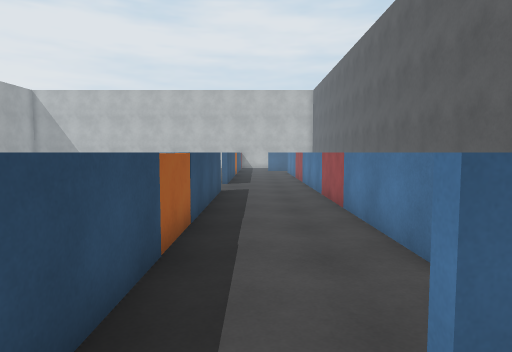
[1] (above)

24 first-person views from a walk through a 3-D level made in the Unity game engine. The camera is 1.5 m above the floor, tilts 4° down and sees 75° across. The floor is counted in squares, 1 m on a side. Each view is taken from the middle of a square. On the plan, view 1 faces up. The plan holds only what a view shows up to about 15 squares ahead; the rest is blank. Surface patterns are stand-ins for the level's own textures.

[2]
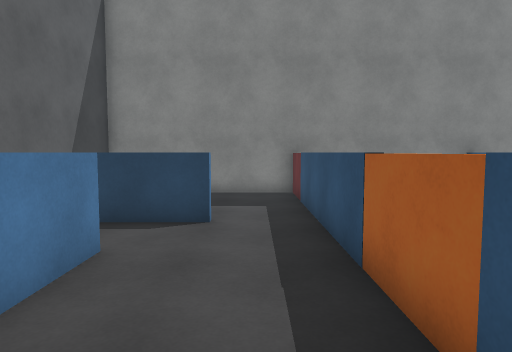

[3]
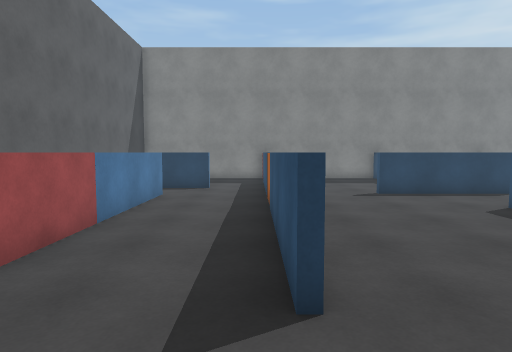

[4]
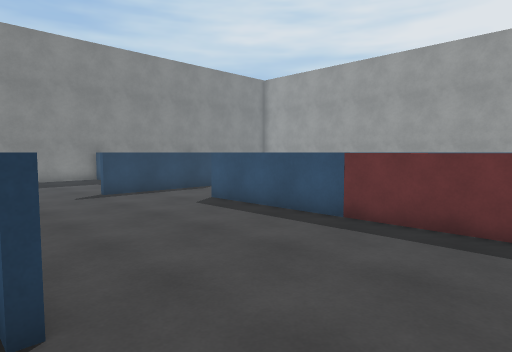

[5]
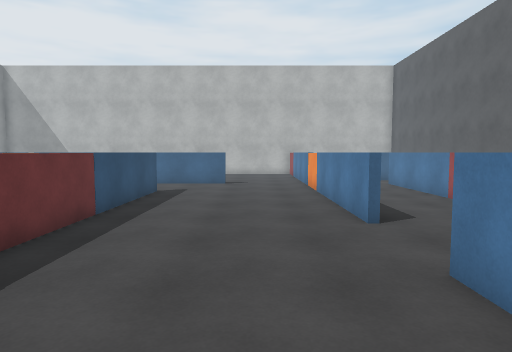

[6]
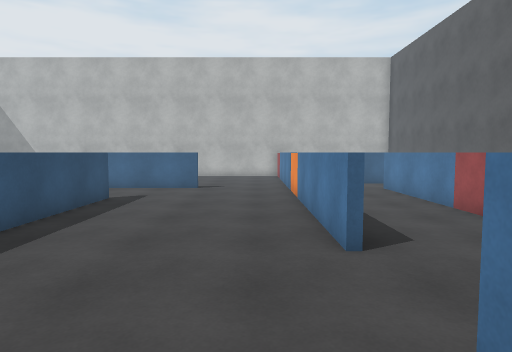

[7]
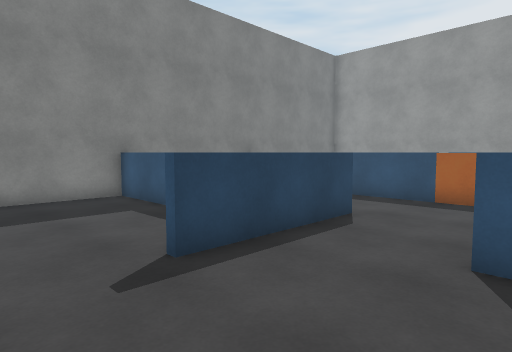

[8]
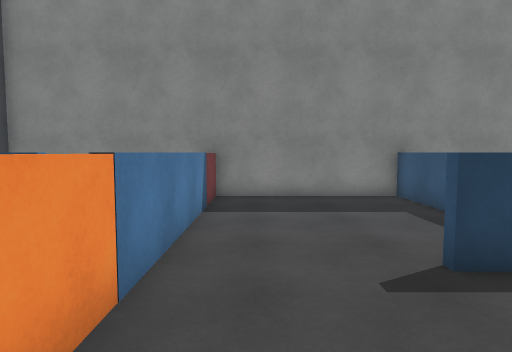

[9]
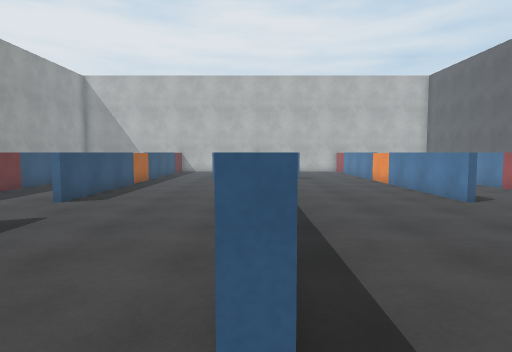

[10]
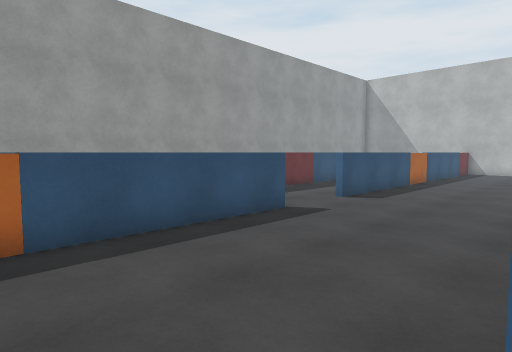

[11]
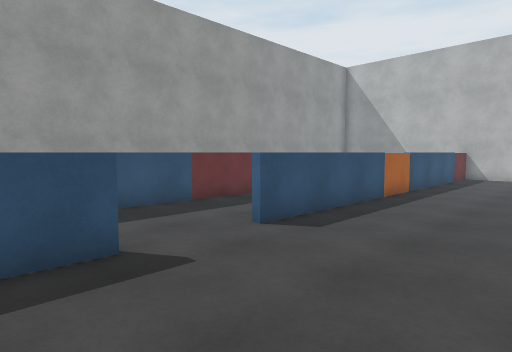

[12]
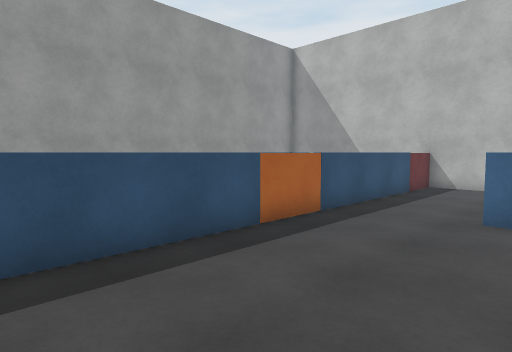

[13]
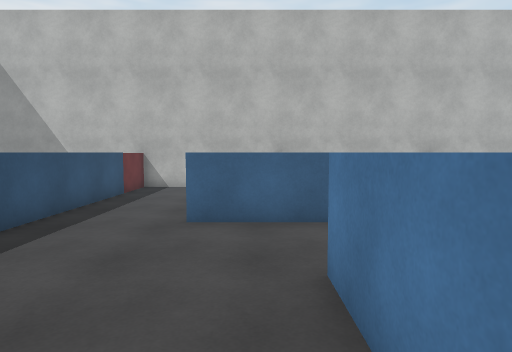

[14]
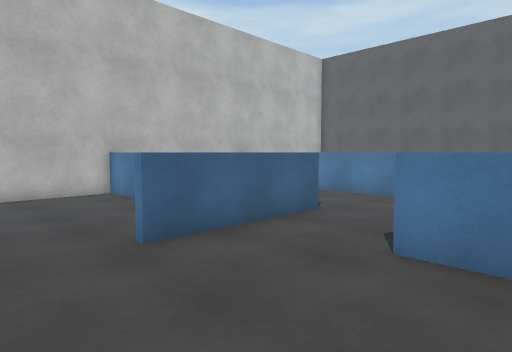

[15]
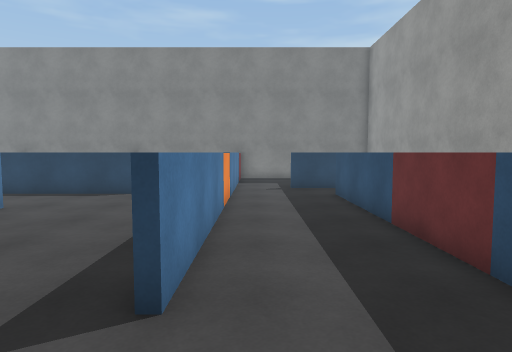

[16]
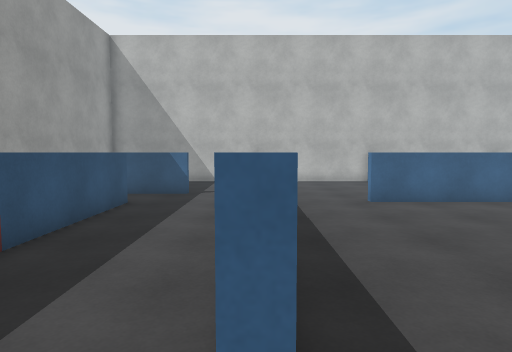

[17]
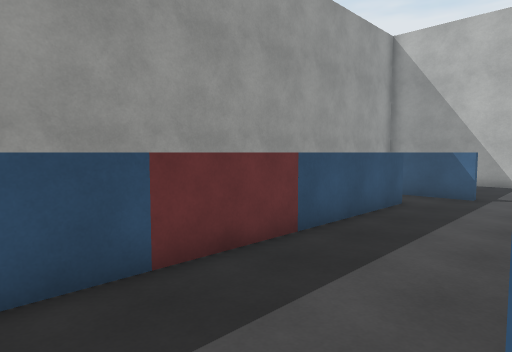

[18]
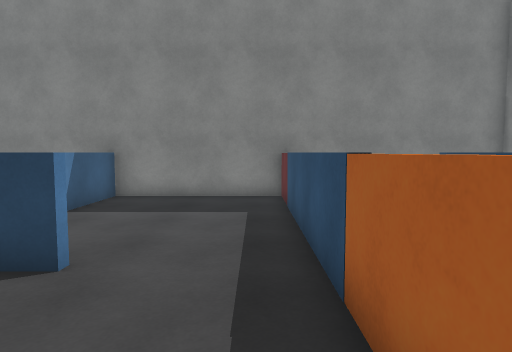

[19]
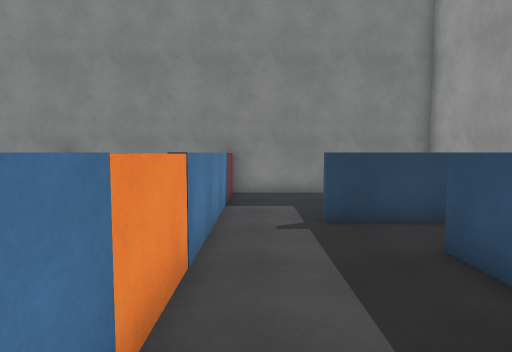

[20]
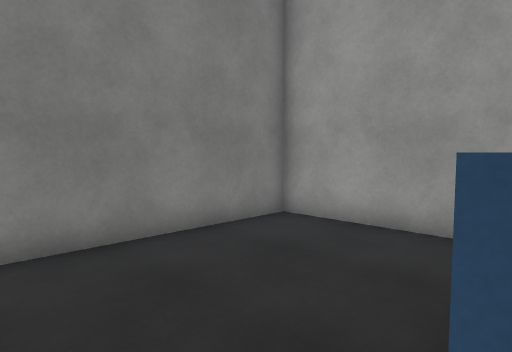

[21]
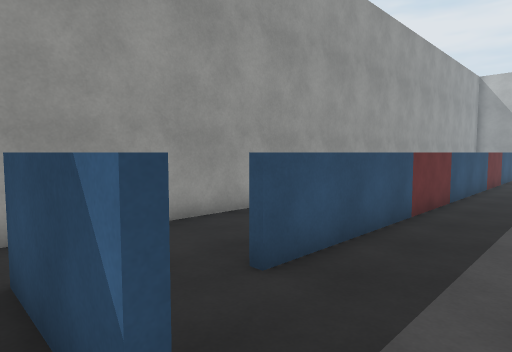

[22]
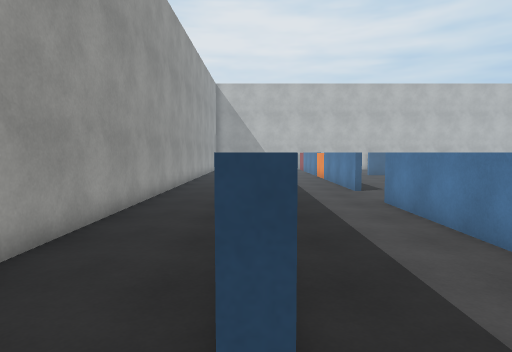

[23]
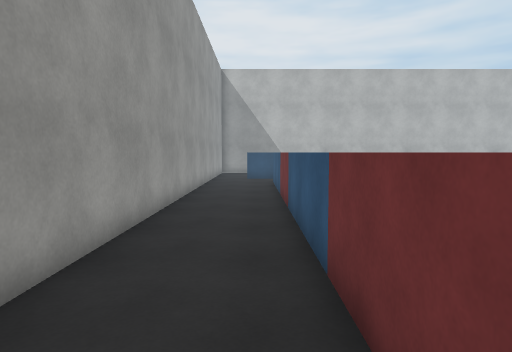

[24]
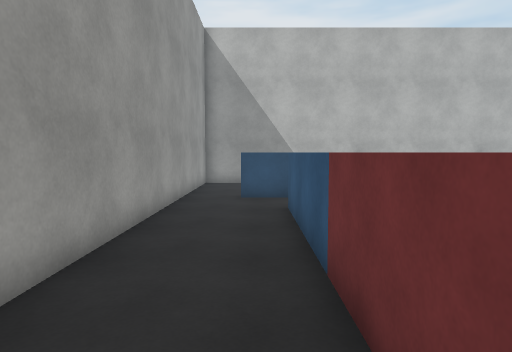

### Floor plan
Points are (right, up) in squares from view 1. A wall is a line through its corners. A room is listed if a view was taken in it or the views show most of it. See-through windows are left out.
Room 1 (view 1)
walls: (-1, -3.5) (5.5, -3.5) (5.5, 1.5); (-1.4, 2.4) (-1.4, -3.5)
ways out: opening at (-0.5, 2) to room 2
Room 2 (views 2, 3, 4, 5, 6, 7, 8, 9, 10, 11, 12, 13, 14, 15, 16, 17, 18, 19, 20, 22)
walls: (-13.9, 13.1) (-13.9, -3.4); (-8.1, 19) (-8.1, 22); (-14.1, 16) (-14.1, 17.9); (-1.4, 13.1) (-1.4, 2.4); (-1.6, 12) (-1.6, 13); (-1.6, 16) (-1.6, 27.8); (-7.9, 22) (-7.9, 7); (-10.6, 3.9) (-5.5, 3.9); (-5.5, 25.1) (-10.5, 25.1); (2.4, 18.8) (2.4, 25); (-14.1, 1.5) (-14.1, 13); (-17.9, 25.1) (-17.9, 4); (-7.9, -0.5) (-7.9, -3.5); (-16.4, 27.1) (-18.5, 27.1); (2.4, 4) (2.4, 15); (-19.1, 1.9) (-16.5, 1.9); (-8.1, 30.4) (-8.1, 32.5); (-8.1, -3.5) (-8.1, -0.5); (-14, -3.5) (-1, -3.5); (-1.6, -3.4) (-1.6, 6.4); (-13.9, 32.5) (-13.9, 16); (-0.9, 32.5) (-14.1, 32.5)
ways out: opening at (-0.5, 2) to room 1; opening at (-15.5, 2) to room 3; opening at (-18, 3.5) to room 4; opening at (-18, 26) to room 4; opening at (-15.5, 27); opening at (2, 3.5)
Room 3 (view 21)
walls: (-16.4, 1.6) (-19.5, 1.6); (-14.1, -3.5) (-14.1, 1.5); (-21.5, 2.5) (-21.5, -3.5) (-14, -3.5)
ways out: opening at (-15.5, 2) to room 2; opening at (-20.5, 2) to room 4
Room 4 (views 23, 24)
walls: (-18.1, 9) (-18.1, 24.9); (-21.5, 26.5) (-21.5, 2.5); (-18.5, 27.1) (-19.5, 27.1)
ways out: opening at (-18, 3.5) to room 2; opening at (-18, 26) to room 2; opening at (-20.5, 2) to room 3; opening at (-20.5, 27)

Positions as (right, up) in squares from view 1, and headings:
1: (0, 0), facing up
2: (0, 9), facing down
3: (-1, 16), facing down
4: (-1, 16), facing down-left
5: (-4, 9), facing up
6: (-3, 11), facing up
7: (-3, 8), facing down-left
8: (-3, 8), facing down
9: (-8, 6), facing up
10: (-8, 6), facing up-left
11: (-9, 11), facing up-left
12: (-9, 17), facing up-left
13: (-9, 18), facing up
14: (-13, 20), facing up-right
15: (-15, 16), facing down
16: (-14, 15), facing up
17: (-14, 15), facing up-left
18: (-13, 8), facing down
19: (-15, 9), facing down
20: (-15, 2), facing down-left
21: (-15, 1), facing up-left
22: (-18, 3), facing up
23: (-19, 8), facing up
24: (-19, 16), facing up
